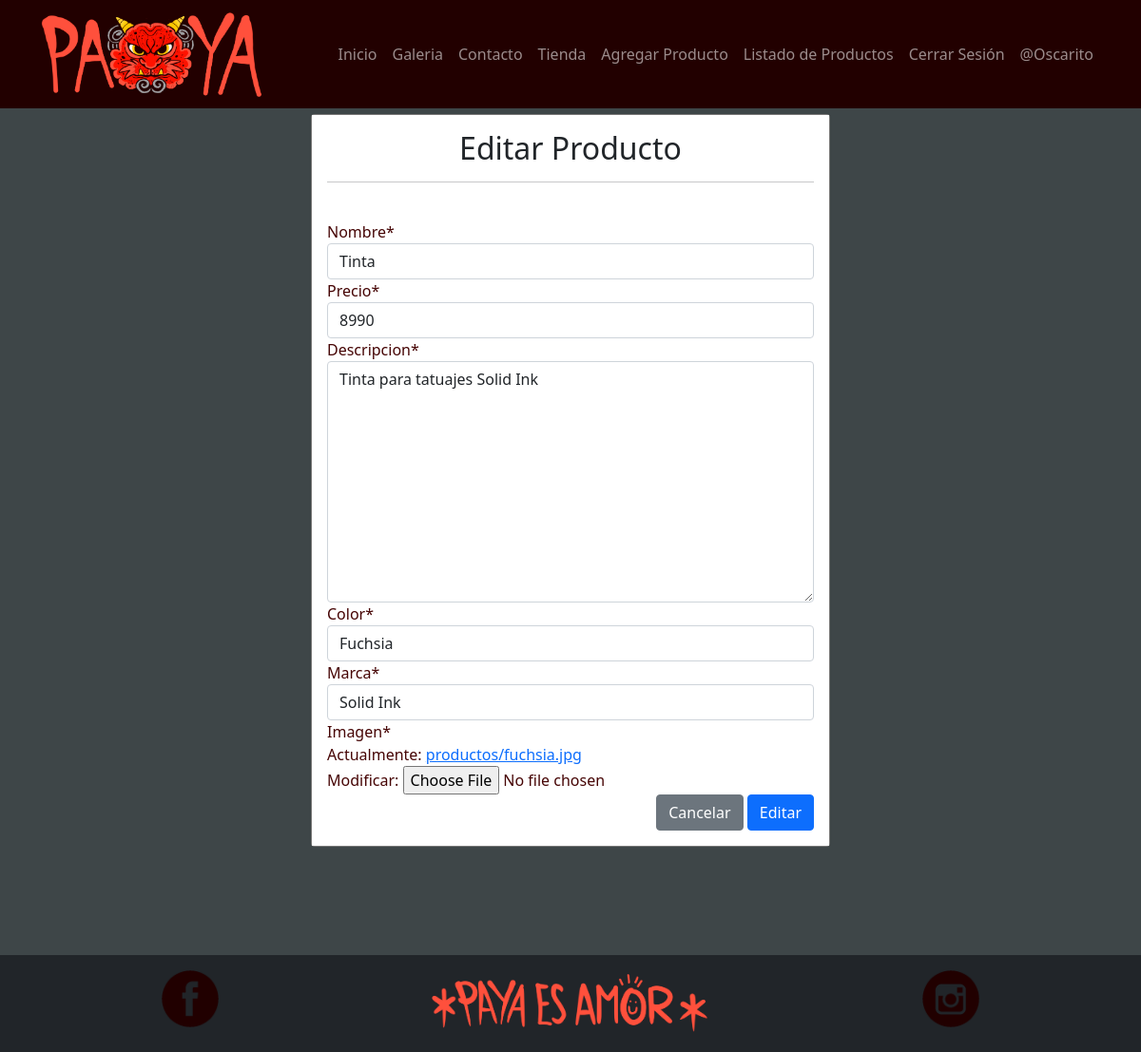
Screenshot of /modificar-productos/21/ (signed in) with the database file from the repository.
### app/models.py (models this page shows, shortened)
class Producto(models.Model):
    nombre = models.CharField(max_length=50)
    precio = models.IntegerField()
    descripcion = models.TextField()
    color = models.CharField(max_length=50)
    marca = models.ForeignKey(Marca, on_delete=models.PROTECT)
    imagen = models.ImageField(upload_to="productos", null=True)

class Marca(models.Model):
    nombre = models.CharField(max_length=50)
    def __str__(self):
        return self.nombre

### app/views.py (the view, shortened to what this page needs)
# urls.py: path('modificar-productos/<id>/', views.modificar_producto, name="modificar_productos"),
@permission_required('app.change_producto')
def modificar_producto (request, id):
    producto = get_object_or_404(Producto, id=id)
    data={
        'form': ProductoForm(instance=producto)
    }
    return render(request, 'app/producto/modificar.html',data)

### app/forms.py
class ProductoForm(forms.ModelForm):
    class Meta:
        model = Producto
        fields = '__all__'

### app/templates/app/producto/modificar.html (shortened to what this page needs)
{% extends 'app/base.html' %}
{% load crispy_forms_tags %}
{% block contenido %}
<br><br><br><br><br>
<div class="container">
    <div class="row">
        <div class="col-12 col-md-6 offset-md-3">
            <div class="card">
                <div class="card-body bg-white">
                    <h2 class="text-dark text-center">Editar Producto</h2>
                    <hr class="text-dark">
                    <br>
                    <form action="" method="post" enctype="multipart/form-data">
                        {{ form | crispy }}
                        <div class=" d-flex text-center justify-content-end">
                            <input type="reset" value="Cancelar" class="btn btn-secondary">
                            <input type="submit" value="Editar" class="btn btn-primary">
                        </div>
                    </form>
                </div>
            </div>
        </div>
    </div>
</div>
<br><br><br>
{% endblock %}

### app/templates/app/base.html (shortened to what this page needs)
<!DOCTYPE html>
<html lang="es">
<head>
    {% load static%}
    <link href="https://cdn.jsdelivr.net/npm/bootstrap@5.0.0-beta3/dist/css/bootstrap.min.css" rel="stylesheet"
>
    <link rel="stylesheet" href="{% static 'app/css/estilos.css'%}">
    <link rel="stylesheet" href="{% static 'app/css/estilo_form.css'%}">
    <link rel="stylesheet" href="{% static 'app/css/estilo_horoscopo.css'%}">
    <link rel="stylesheet" href="{% static 'app/css/estilo_tienda.css'%}">
</head>
<body>
    <nav class="navbar navbar-dark bg-dark navbar-expand-md fixed-top mb-5">
        <div class="container">
            <a href="index.html" class="navbar-brand p-0" id="logo-principal">
                <img src="{% static 'app/img/logos/logo.real.png' %}" width ="200" height="auto" alt="logo-principal">
            </a>
            <div class="collapse navbar-collapse" id="menu-principal">
                <ul class="navbar-nav ms-auto">
                    <li class="nav-item"><a href="{% url 'home' %}" class="nav-link">Inicio</a></li>
                    <li class="nav-item"><a href="{% url 'galeria' %}" class="nav-link">Galeria</a></li>
                    <li class="nav-item"><a href="{% url 'contacto' %}" class="nav-link">Contacto</a></li>
                    <li class="nav-item"><a href="{% url 'tienda' %}" class="nav-link">Tienda</a></li>
                    {% if perms.app.add_producto %}
                        <li class="nav-item"><a href="{% url 'agregar_producto' %}" class="nav-link">Agregar Producto</a></li>
                    {% endif %}
                    {% if perms.app.view_producto %}
                        <li class="nav-item"><a href="{% url 'listar_productos' %}" class="nav-link">Listado de Productos</a></li>
                    {% endif %}
                    {% if user.is_authenticated %}
                        <li class="nav-item"><a href="{% url 'logout' %}" class="nav-link">Cerrar Sesión</a></li>
                        <li class="nav-item"><a href="#" class="nav-link">@{{user.username | title}}</a></li>
                    {% else %}
                        <li class="nav-item"><a href="{% url 'login' %}" class="nav-link">Iniciar Sesión</a></li>
                    {% endif %}
                </ul>
            </div>
        </div>
    </nav>
    {% block contenido %}
    {% endblock%}
    <br><br><br><br><br><br>
    <footer class="container-fluid text-white text-center bg-dark fixed-bottom mt-5">
        <div class="row py-3">
            <div class="col-4 order-1">
                <a href="https://www.facebook.com/profile.php?id=100063441506675" target="_blank">
                    <img src="{% static 'app/img/ico/fb.png' %}" class="img-fluid" width="60" height="60"  id="redes" alt="facebook">
                </a>
            </div>
            <div class="col-4 order-3">
                <a href="https://www.instagram.com/payia1/" target="_blank">
                    <img src="{% static 'app/img/ico/ig.png' %}" class="img-fluid" width="60" height="60" id="redes" alt="instagram">
                </a>
            </div>
            <div class="col-4 order-2" id="texto-redes">
                <img src="{% static 'app/img/paya-es-amor.png' %}" width="300" class="img-fluid " alt="">
            </div>
        </div>
    </footer>
</body>
</html>

### app/static/app/css/estilos.css (style rules this page uses)
* { margin: 0; }
body { background-color:#3e4648; }
.navbar { background-color:#220000!important; }
.bg-dark { background-color:#3e4648 ; }
a { padding: 0; }
.navbar-brand { padding: 1rem; }
@media screen and (min-width:768px) { #logo-principal img { width: 200px; } }
@media screen and (min-width:992px) { #logo-principal img { width: 240px; } }
@media (min-width:0px) { #redes { width: 60px; height: 60px; } }

### app/static/app/css/estilo_horoscopo.css (style rules this page uses)
.card { background: #888787; }
.card-body { color: #460505; }
.card-body { height: auto; }

### app/static/app/css/estilo_tienda.css (style rules this page uses)
.fw-bolder, h4,h2,hr { color: rgba(255,255,255,.55); }

### rows the page displays
Producto: nombre "Tinta", precio "8990", descripcion "Tinta para tatuajes Solid Ink", color "Fuchsia", marca "Solid Ink"

### other values shown
{{ user.username | title }} "Oscarito"
